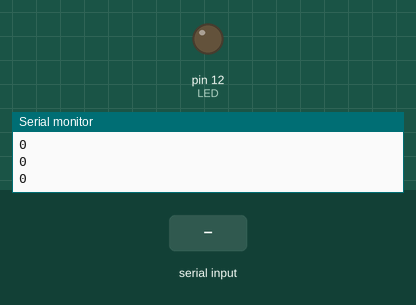
The sketch below on a simulated Arduino Uno, built with avr-gcc and run on an emulated ATmega328P. Shown: output pins drawn as LEDs (lit = HIGH), the last lines printed to the serial monitor. The test bench sets the inputs (shaded band).

Above: at 1.2 s.
1.3 s: "90,45\n" received over Serial
At 2.6 s:
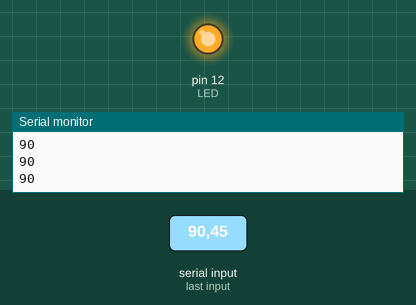
Timing chart, 0 to 4.3 s (numbered marks = the images above; inputs shaded):
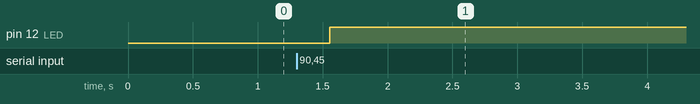

Measured:
- after the input at 1.3 s, pin 12 (LED): LOW → HIGH after 0.26 s

The sketch:

controlArduino.ino
```cpp
int LED = 12;

void setup() {
    pinMode(LED, OUTPUT);

    Serial.begin(9600);
    Serial.setTimeout(250);
}


int valor = 0;
void loop() {
  if(Serial.available()>0){
    valor = Serial.readString().toInt();
    digitalWrite(LED, valor);

    }

  Serial.println(String(valor));
  delay(100);
}
```
